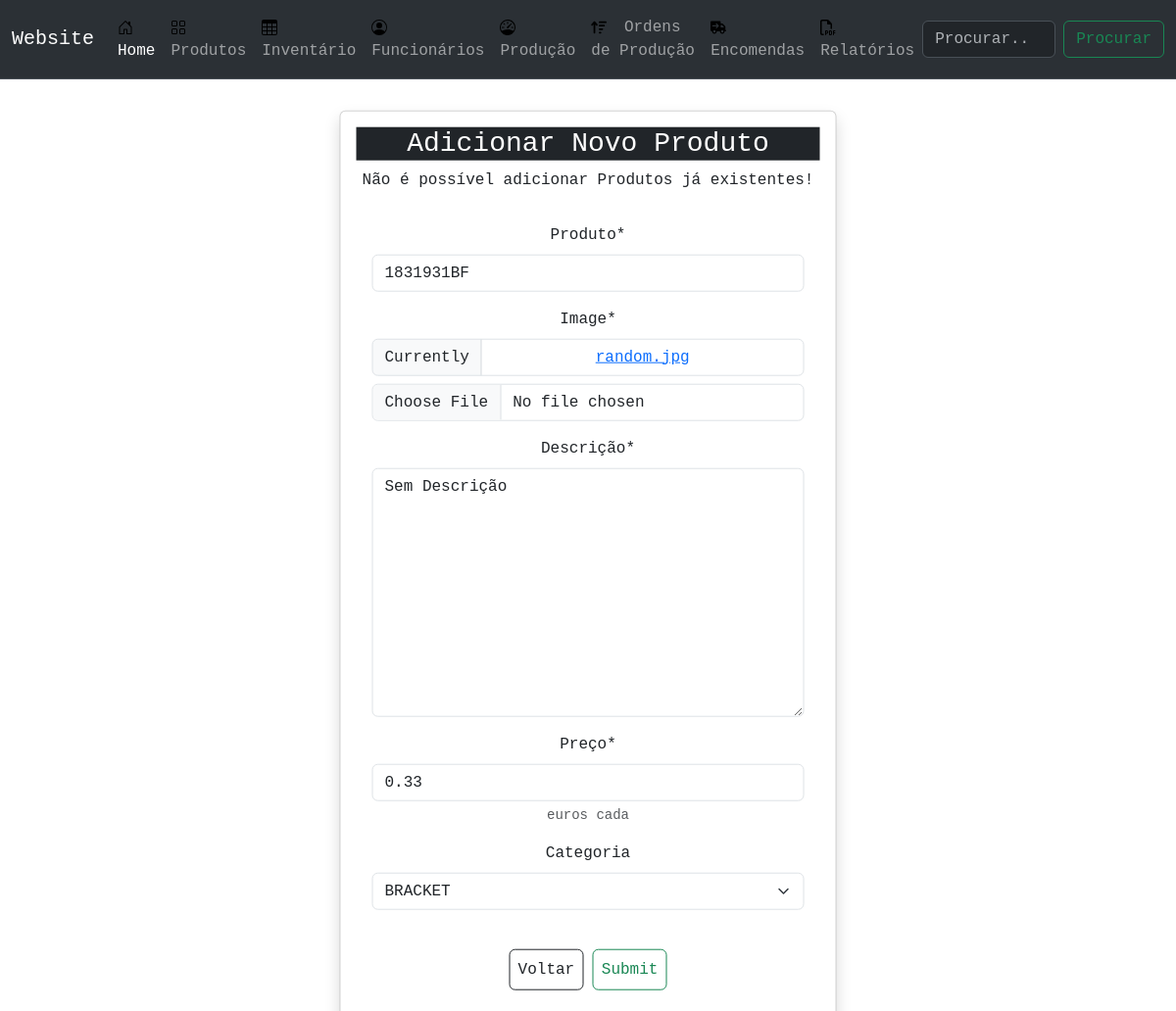
The app's page /product/update/2/, older data.
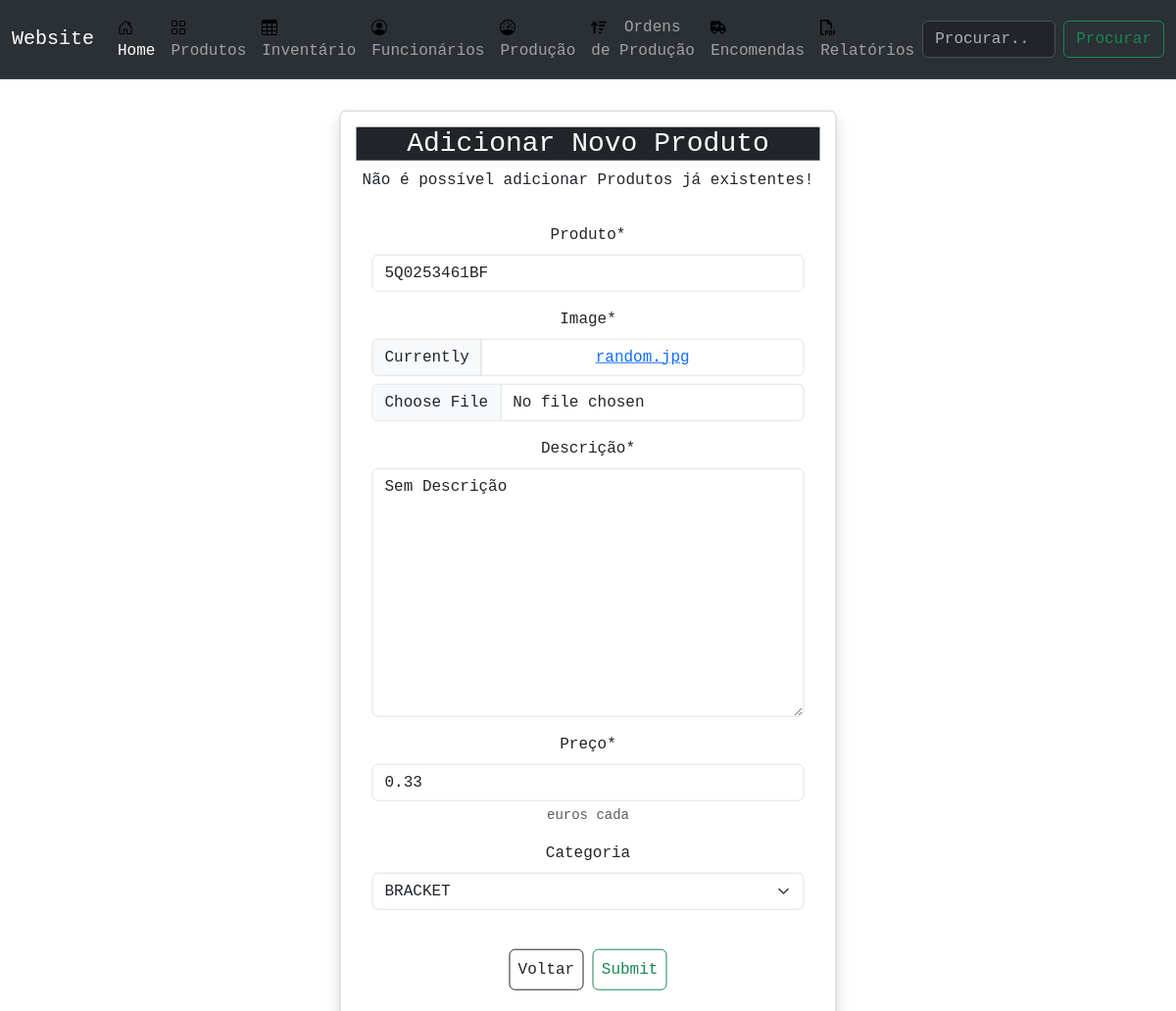
The same page, newer data.
### product/models.py (models this page shows, shortened)
class Product(models.Model):
    CATEGORY = {
    "SHIELD" : "SHIELD",
    "BRACKET" : "BRACKET",
    "ASSEMBLY" : "HANGER ASSEMBLY",
    }
    name=models.CharField(max_length=120, verbose_name='Produto')
    image=models.ImageField(upload_to='product', default='random.jpg')
    description = models.TextField(verbose_name="Descrição", default=" Sem Descrição ")
    price = models.FloatField(help_text='euros cada', verbose_name="Preço")
    category = models.CharField(max_length=20, choices=CATEGORY, blank=True, verbose_name="Categoria")
    created=models.DateTimeField(auto_now_add=True)
    updated=models.DateTimeField(auto_now=True)

### product/views.py (the view, shortened to what this page needs)
# urls.py: path('update/<str:pk>/', productUpdate, name='update'),
def productUpdate(request, pk):
    product = get_object_or_404(Product, id=pk)
    form = ProductForm(instance=product)
    context = {
        'form':form,
        'obj':product,
    }
    return render(request, 'product/update.html', context)

### product/forms.py
class ProductForm(forms.ModelForm):
    class Meta:
        model = Product
        fields = '__all__'

### product/templates/product/update.html
{% extends 'main.html' %}
{% load crispy_forms_tags %}
{% block content %}
<div class="form__product">
    <div class="container">
        {% include 'product/card_form_product.html' %}
    </div>
</div>
{% endblock content %}

### product/templates/product/card_form_product.html (shortened to what this page needs)
{% load crispy_forms_tags %}
<div class="card shadow text-center p-3">
    <h3 class="card-title bg-dark text-white">
        Adicionar Novo Produto
    </h3>
    <p class="card-text">
        Não é possível adicionar Produtos já existentes!
    </p>
    <div class="card-body sm-4">
        <form action="" method="POST" enctype="multipart/form-data">
            {{form|crispy}}
            <br>
            <div class="form__action">
                <a type="button" class="btn btn-outline-dark text-top p-2" href="{% url 'product:list' %}">
                    Voltar</a>
                <button type="submit" class="btn btn-outline-success text-bottom p-2">Submit</button>
            </div>
        </form>
    </div>
</div>

Row changes from the older to the newer data that the page shows:
changed Product "Sem Descrição": name "1831931BF" → "5Q0253461BF"
